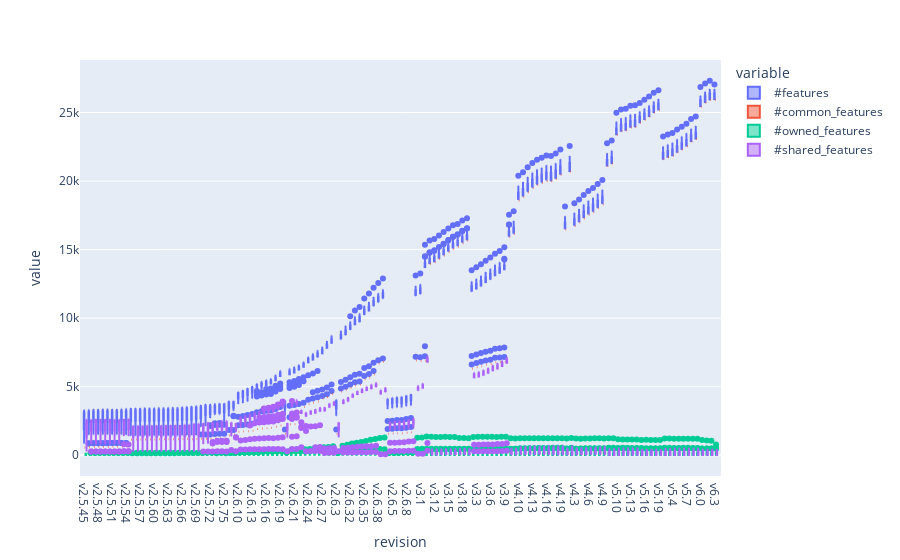

The notebook cell saved with this chart:
### Code cell
arch2 = arch_features.melt(id_vars=['extractor', 'revision', 'architecture'], value_vars=['#features', '#common_features', '#owned_features', '#shared_features'])
fig = px.box(arch2, x='revision', y='value', color='variable')
fig
# todo: calculate core dead features and remove(?) them from here, or plot them, and find a "good" definition of what it means for an architecture to "include" a feature
#.e.g., dead feature occur in a formula, but not really in the architecture (related work does not do this)
# i guess there may be many core/dead features per arch, as later all arch's have been unified and decision propagation does the rest => i.e., it is important to analyze formulas, not only syntax of kconfig, so our computation effort is justified

### Figure 1 — Plotly figure (JSON) as saved in the notebook; plotly's stock layout.template omitted (floating-point values rounded to 4 significant figures; data arrays with more than 128 entries replaced by an {"elided": "..."} marker saying what was removed)
{"data": [{"alignmentgroup": "True", "hovertemplate": "variable=#features<br>revision=%{x}<br>value=%{y}<extra></extra>", "legendgroup": "#features", "marker": {"color": "#636efa"}, "name": "#features", "notched": false, "offsetgroup": "#features", "orientation": "v", "showlegend": true, "type": "box", "x": {"elided": "3123 str values"}, "x0": " ", "xaxis": "x", "y": {"elided": "3123 int values"}, "y0": " ", "yaxis": "y"}, {"alignmentgroup": "True", "hovertemplate": "variable=#common_features<br>revision=%{x}<br>value=%{y}<extra></extra>", "legendgroup": "#common_features", "marker": {"color": "#EF553B"}, "name": "#common_features", "notched": false, "offsetgroup": "#common_features", "orientation": "v", "showlegend": true, "type": "box", "x": {"elided": "3123 str values"}, "x0": " ", "xaxis": "x", "y": {"elided": "3123 int values"}, "y0": " ", "yaxis": "y"}, {"alignmentgroup": "True", "hovertemplate": "variable=#owned_features<br>revision=%{x}<br>value=%{y}<extra></extra>", "legendgroup": "#owned_features", "marker": {"color": "#00cc96"}, "name": "#owned_features", "notched": false, "offsetgroup": "#owned_features", "orientation": "v", "showlegend": true, "type": "box", "x": {"elided": "3123 str values"}, "x0": " ", "xaxis": "x", "y": {"elided": "3123 int values"}, "y0": " ", "yaxis": "y"}, {"alignmentgroup": "True", "hovertemplate": "variable=#shared_features<br>revision=%{x}<br>value=%{y}<extra></extra>", "legendgroup": "#shared_features", "marker": {"color": "#ab63fa"}, "name": "#shared_features", "notched": false, "offsetgroup": "#shared_features", "orientation": "v", "showlegend": true, "type": "box", "x": {"elided": "3123 str values"}, "x0": " ", "xaxis": "x", "y": {"elided": "3123 int values"}, "y0": " ", "yaxis": "y"}], "layout": {"boxmode": "group", "legend": {"title": {"text": "variable"}, "tracegroupgap": 0}, "margin": {"t": 60}, "xaxis": {"anchor": "y", "domain": [0, 1], "title": {"text": "revision"}}, "yaxis": {"anchor": "x", "domain": [0, 1], "title": {"text": "value"}}}}
